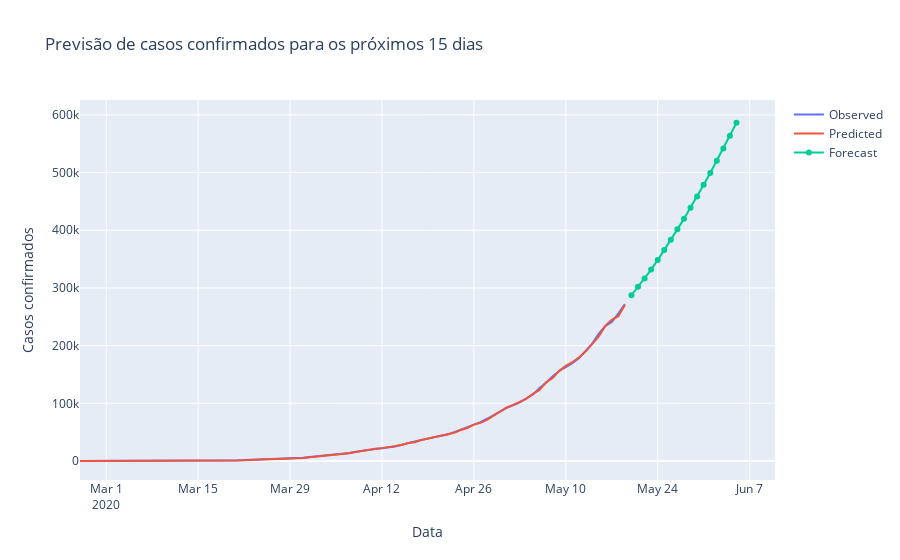

Write notebook code for a chart like this one.
### Code cell
fig = go.Figure(go.Scatter(
    x=confirmados.index, y=confirmados, name='Observed'
))

fig.add_trace(go.Scatter(x=confirmados.index, y = modelo.predict_in_sample(), name='Predicted'))

fig.add_trace(go.Scatter(x=pd.date_range('2020-05-20', '2020-06-05'), y=modelo.predict(31), name='Forecast'))

fig.update_layout(title='Previsão de casos confirmados para os próximos 15 dias',
                 yaxis_title='Casos confirmados', xaxis_title='Data')
fig.show()
